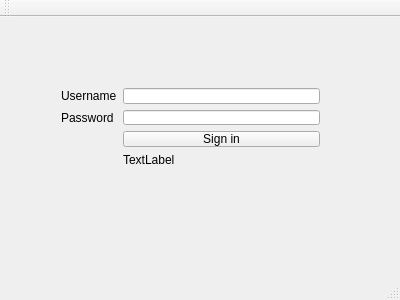
<?xml version="1.0" encoding="UTF-8"?>
<ui version="4.0">
 <class>MainWindow</class>
 <widget class="QMainWindow" name="MainWindow">
  <property name="geometry">
   <rect>
    <x>0</x>
    <y>0</y>
    <width>400</width>
    <height>300</height>
   </rect>
  </property>
  <property name="windowTitle">
   <string>MainWindow</string>
  </property>
  <widget class="QWidget" name="centralWidget">
   <widget class="QWidget" name="formLayoutWidget">
    <property name="geometry">
     <rect>
      <x>50</x>
      <y>60</y>
      <width>281</width>
      <height>101</height>
     </rect>
    </property>
    <layout class="QFormLayout" name="formLayout">
     <item row="0" column="0">
      <widget class="QLabel" name="label">
       <property name="text">
        <string>Username</string>
       </property>
      </widget>
     </item>
     <item row="0" column="1">
      <widget class="QLineEdit" name="lineEdit"/>
     </item>
     <item row="1" column="0">
      <widget class="QLabel" name="label_2">
       <property name="text">
        <string>Password</string>
       </property>
      </widget>
     </item>
     <item row="1" column="1">
      <widget class="QLineEdit" name="lineEdit_2"/>
     </item>
     <item row="2" column="1">
      <widget class="QPushButton" name="pushButton">
       <property name="text">
        <string>Sign in</string>
       </property>
      </widget>
     </item>
     <item row="3" column="1">
      <widget class="QLabel" name="label_3">
       <property name="text">
        <string>TextLabel</string>
       </property>
      </widget>
     </item>
    </layout>
   </widget>
  </widget>
  <widget class="QMenuBar" name="menuBar">
   <property name="geometry">
    <rect>
     <x>0</x>
     <y>0</y>
     <width>400</width>
     <height>21</height>
    </rect>
   </property>
  </widget>
  <widget class="QToolBar" name="mainToolBar">
   <attribute name="toolBarArea">
    <enum>TopToolBarArea</enum>
   </attribute>
   <attribute name="toolBarBreak">
    <bool>false</bool>
   </attribute>
  </widget>
  <widget class="QStatusBar" name="statusBar"/>
 </widget>
 <layoutdefault spacing="6" margin="11"/>
 <resources/>
 <connections/>
</ui>
